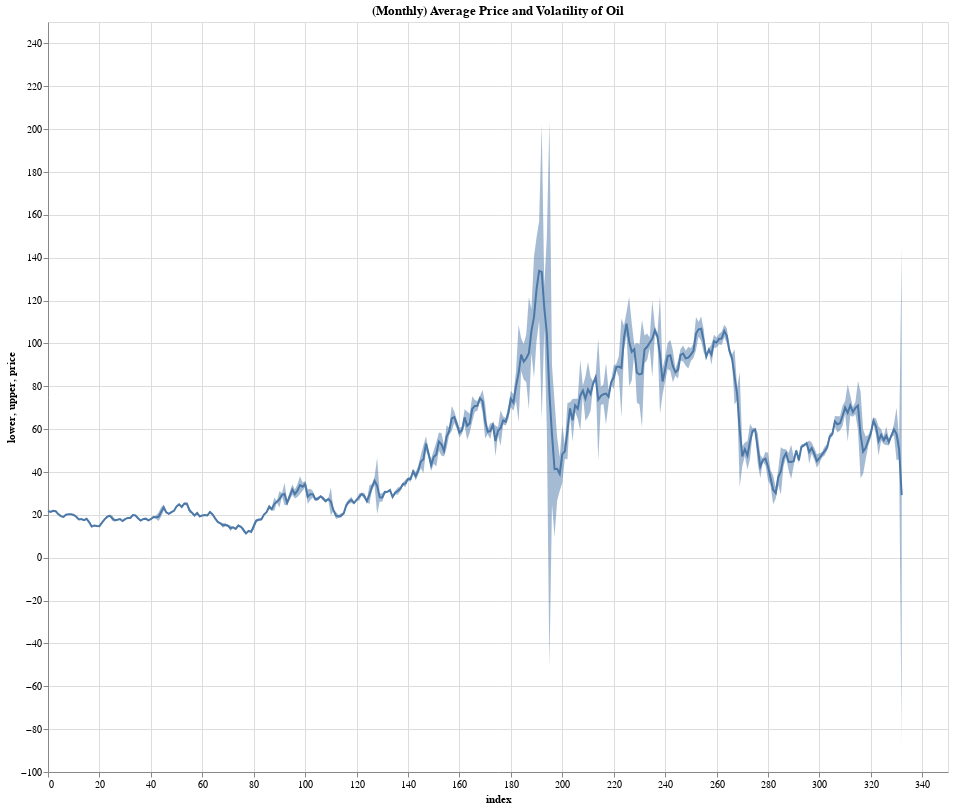

The notebook cell this image was saved under:
### Code cell
#creating a data source to plot
data = pd.DataFrame({'price': np.array(monthly_data['value_oil']), 'volatility': np.array(monthly_data['vol_oil'])})
data['lower'] = data['price'] - data['volatility']
data['upper'] = data['price'] + data['volatility']
data['index'] = data.index
print(data.head())
line = alt.Chart(data).mark_line().encode(
    x='index',
    y='price'
).properties(
    width=900,
    height=750,
    title='(Monthly) Average Price and Volatility of Oil'
)

band = alt.Chart(data).mark_area(
    opacity=0.5
).encode(
    x='index',
    y='lower:Q',
    y2='upper:Q'
)

band + line

### Figure 1 — Vega-Lite specification as saved in the notebook (floating-point values rounded to 4 significant figures; data arrays with more than 128 entries replaced by an {"elided": "..."} marker saying what was removed)
{"config": {"view": {"continuousWidth": 400, "continuousHeight": 300}}, "layer": [{"mark": {"type": "area", "opacity": 0.5}, "encoding": {"x": {"type": "quantitative", "field": "index"}, "y": {"type": "quantitative", "field": "lower"}, "y2": {"field": "upper"}}}, {"mark": "line", "encoding": {"x": {"type": "quantitative", "field": "index"}, "y": {"type": "quantitative", "field": "price"}}, "height": 750, "title": "(Monthly) Average Price and Volatility of Oil", "width": 900}], "data": {"name": "data-fcfa95d1242ef4868f59f4c75c052a5f"}, "$schema": "https://vega.github.io/schema/vega-lite/v4.0.2.json", "datasets": {"data-fcfa95d1242ef4868f59f4c75c052a5f": {"elided": "333 records"}}}
